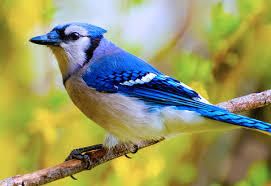
#> input picture img_sample/bird-sample.jpg, 271 x 186 px, found by its file name
$ python essential_function.py
#> lines starting #> are read from the running program, lines starting #| are printed output that depends on the picture; after the words box and inside, x2 and y2 are one past the last pixel; in counts of white or black regions, pixels touching at a corner belong together
import cv2 as cv

# Read an image with original image
img = cv.imread("img_sample/bird-sample.jpg")
#> img is the input picture: shape (186, 271, 3); mean B, G, R 101, 151.7, 150.8
cv.imshow("Sample", img)

# 1. Converting to grayscale
gray = cv.cvtColor(img, cv.COLOR_BGR2GRAY)
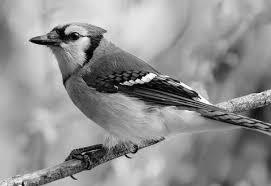
#> gray: shape (186, 271); min 0, max 254, mean 145.7
cv.imshow("Gray Image", gray)

# 2. Blur the image
blur = cv.GaussianBlur(img, (7, 7), cv.BORDER_DEFAULT)
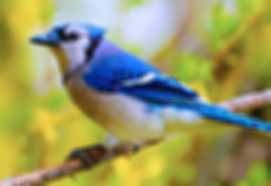
#> blur: shape (186, 271, 3); mean B, G, R 101, 151.7, 150.8
cv.imshow("Blur Image", blur)

# 3. Edge Cascade
canny = cv.Canny(img, 125, 175)
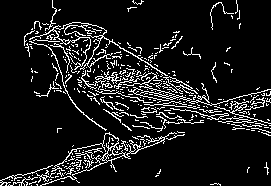
#> canny: shape (186, 271); 10.5% white in thin lines or dots
cv.imshow("Canny Image", canny)

# 4. Applying Blur to edge cascade
canny = cv.Canny(blur, 125, 175)
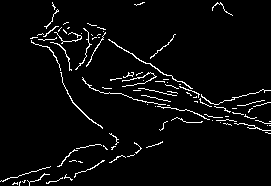
#> canny: shape (186, 271); 4% white in thin lines or dots
cv.imshow("Canny Image with Blur", canny)

# 5. Dilating the image
dilated = cv.dilate(canny, (7, 7), iterations=3)
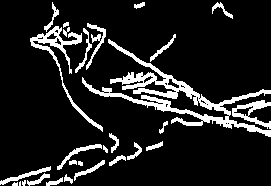
#> dilated: shape (186, 271); 12.5% white; 28 white regions (3 under 20 px), largest, box (x1, y1, x2, y2) and area: (82, 39, 271, 137) 2952, (30, 26, 103, 132) 883, (232, 100, 271, 129) 402
cv.imshow("Dilated Image", dilated)

# 6. Eroding the image
eroded = cv.erode(dilated, (7, 7), iterations=3)
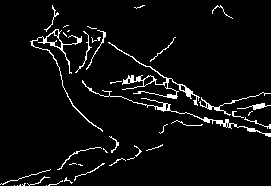
#> eroded: shape (186, 271); 4.8% white in thin lines or dots
cv.imshow("Eroded Image", eroded)

# 7. Cropping the image
cropped = img[50:200, 200:400]
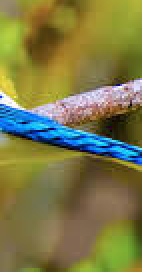
#> cropped: shape (136, 71, 3) (shown 2 times larger); mean B, G, R 71.3, 121.8, 124.2

while True:
    if cv.waitKey(1) & 0xFF == ord("q"):
#> (key q is pressed here)
        break

cv.destroyAllWindows()
